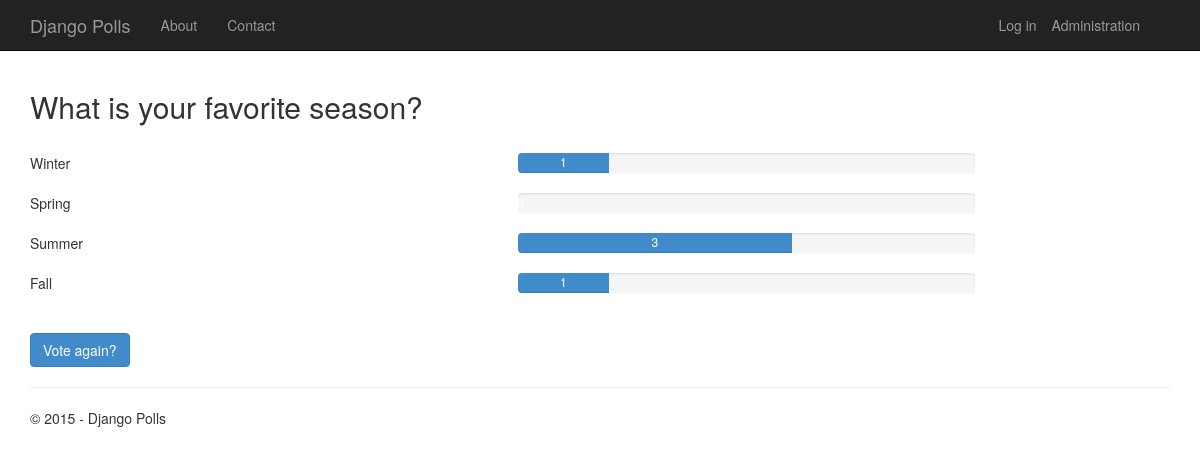
Before: /1/results/ with the older database file.
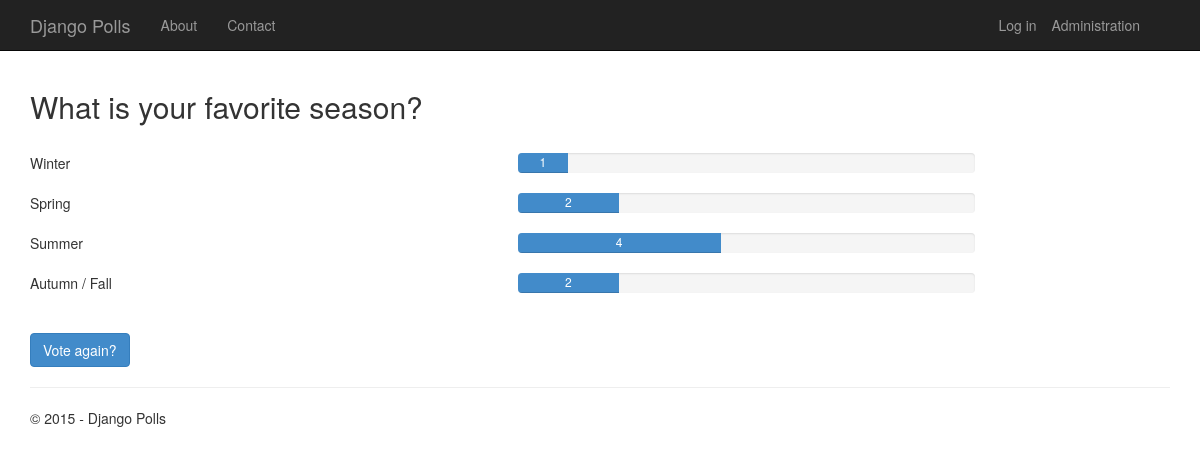
After: the same page with the newer database file.
### app/models.py (models this page shows, shortened)
class Poll(models.Model):
    text = models.CharField(max_length=200)
    pub_date = models.DateTimeField('date published')
    def total_votes(self):
        return self.choice_set.aggregate(Sum('votes'))['votes__sum']

class Choice(models.Model):
    poll = models.ForeignKey(Poll)
    text = models.CharField(max_length=200)
    votes = models.IntegerField(default=0)
    def votes_percentage(self):
        total = self.poll.total_votes()
        return self.votes / float(total) * 100 if total > 0 else 0

### app/views.py (the view)
class PollResultsView(DetailView):
    model = Poll
    def get_context_data(self, **kwargs):
        context = super(PollResultsView, self).get_context_data(**kwargs)
        context['title'] = 'Results'
        context['year'] = datetime.now().year
        return context

### app/templates/app/results.html
{% extends "app/layout.html" %}
{% block content %}
<h2>{{ poll.text }}</h2>
<br />
{% for choice in poll.choice_set.all %}
<div class="row">
    <div class="col-sm-5">{{choice.text}}</div>
    <div class="col-sm-5">
        <div class="progress">
            <div class="progress-bar" role="progressbar" aria-valuenow="{{choice.votes}}" aria-valuemin="0" aria-valuemax="{{poll.total_votes}}" style="width: {{choice.votes_percentage}}%;">
                {{choice.votes}}
            </div>
        </div>
    </div>
</div>
{% endfor %}
<br />
<a class="btn btn-primary" href="{% url 'app:detail' poll.id %}">Vote again?</a>
{% endblock %}

### app/templates/app/layout.html (shortened to what this page needs)
﻿<!DOCTYPE html>
<html>
<head>
    {% load staticfiles %}
    <link rel="stylesheet" type="text/css" href="{% static 'app/content/bootstrap.min.css' %}" />
    <link rel="stylesheet" type="text/css" href="{% static 'app/content/site.css' %}" />
</head>
<body>
    <div class="navbar navbar-inverse navbar-fixed-top">
        <div class="container">
            <div class="navbar-header">
                <a href="/" class="navbar-brand">Django Polls</a>
            </div>
            <div class="navbar-collapse collapse">
                <ul class="nav navbar-nav">
                    <li><a href="{% url 'about' %}">About</a></li>
                    <li><a href="{% url 'contact' %}">Contact</a></li>
                </ul>
                {% include 'app/loginpartial.html' %}
            </div>
        </div>
    </div>
    <div class="container body-content">
{% block content %}{% endblock %}
        <hr/>
        <footer>
            <p>&copy; {{ year }} - Django Polls</p>
        </footer>
    </div>
</body>
</html>

### app/templates/app/loginpartial.html
<ul class="nav navbar-nav navbar-right">
    <li><a href="/admin">Administration</a></li>
</ul>
{% if user.is_authenticated %}
<form id="logoutForm" action="/logout" method="post" class="navbar-right">
    {% csrf_token %}
    <ul class="nav navbar-nav navbar-right">
        <li><span class="navbar-brand">Hello {{ user.username }}!</span></li>
        <li><a href="javascript:document.getElementById('logoutForm').submit()">Log off</a></li>
    </ul>
</form>
{% else %}
<ul class="nav navbar-nav navbar-right">
    <li><a href="{% url 'login' %}">Log in</a></li>
</ul>
{% endif %}

### app/static/app/content/site.css (style rules this page uses)
.body-content { padding-left: 15px; padding-right: 15px; }

Changed rows visible on the page:
computed for Choice "Winter": {{ choice.votes_percentage }} 20.0 → 11.11111111111111 (drawn)
changed Choice "Spring": votes (not shown) → "2"
changed Choice "Summer": votes "3" → "4"
changed Choice: text "Fall" → "Autumn / Fall"; votes "1" → "2"
